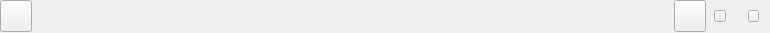
<?xml version="1.0" encoding="UTF-8"?>
<ui version="4.0">
 <class>TitleBar</class>
 <widget class="QWidget" name="TitleBar">
  <property name="geometry">
   <rect>
    <x>0</x>
    <y>0</y>
    <width>770</width>
    <height>33</height>
   </rect>
  </property>
  <property name="font">
   <font>
    <family>Microsoft YaHei UI Light</family>
    <pointsize>12</pointsize>
   </font>
  </property>
  <property name="windowTitle">
   <string>Form</string>
  </property>
  <property name="styleSheet">
   <string notr="true"/>
  </property>
  <widget class="QToolButton" name="minBtn">
   <property name="geometry">
    <rect>
     <x>714</x>
     <y>10</y>
     <width>12</width>
     <height>12</height>
    </rect>
   </property>
   <property name="cursor">
    <cursorShape>PointingHandCursor</cursorShape>
   </property>
   <property name="focusPolicy">
    <enum>Qt::NoFocus</enum>
   </property>
   <property name="styleSheet">
    <string notr="true"/>
   </property>
   <property name="text">
    <string/>
   </property>
  </widget>
  <widget class="QToolButton" name="closeBtn">
   <property name="geometry">
    <rect>
     <x>748</x>
     <y>10</y>
     <width>11</width>
     <height>12</height>
    </rect>
   </property>
   <property name="cursor">
    <cursorShape>PointingHandCursor</cursorShape>
   </property>
   <property name="focusPolicy">
    <enum>Qt::NoFocus</enum>
   </property>
   <property name="text">
    <string/>
   </property>
  </widget>
  <widget class="QToolButton" name="backBtn">
   <property name="geometry">
    <rect>
     <x>0</x>
     <y>0</y>
     <width>32</width>
     <height>32</height>
    </rect>
   </property>
   <property name="cursor">
    <cursorShape>PointingHandCursor</cursorShape>
   </property>
   <property name="text">
    <string/>
   </property>
  </widget>
  <widget class="QLabel" name="gifLabel">
   <property name="geometry">
    <rect>
     <x>678</x>
     <y>4</y>
     <width>23</width>
     <height>23</height>
    </rect>
   </property>
   <property name="text">
    <string/>
   </property>
  </widget>
  <widget class="QToolButton" name="refreshBtn">
   <property name="geometry">
    <rect>
     <x>674</x>
     <y>0</y>
     <width>32</width>
     <height>32</height>
    </rect>
   </property>
   <property name="cursor">
    <cursorShape>PointingHandCursor</cursorShape>
   </property>
   <property name="focusPolicy">
    <enum>Qt::NoFocus</enum>
   </property>
   <property name="styleSheet">
    <string notr="true"/>
   </property>
   <property name="text">
    <string/>
   </property>
  </widget>
  <zorder>refreshBtn</zorder>
  <zorder>minBtn</zorder>
  <zorder>closeBtn</zorder>
  <zorder>backBtn</zorder>
  <zorder>gifLabel</zorder>
 </widget>
 <resources/>
 <connections/>
</ui>
